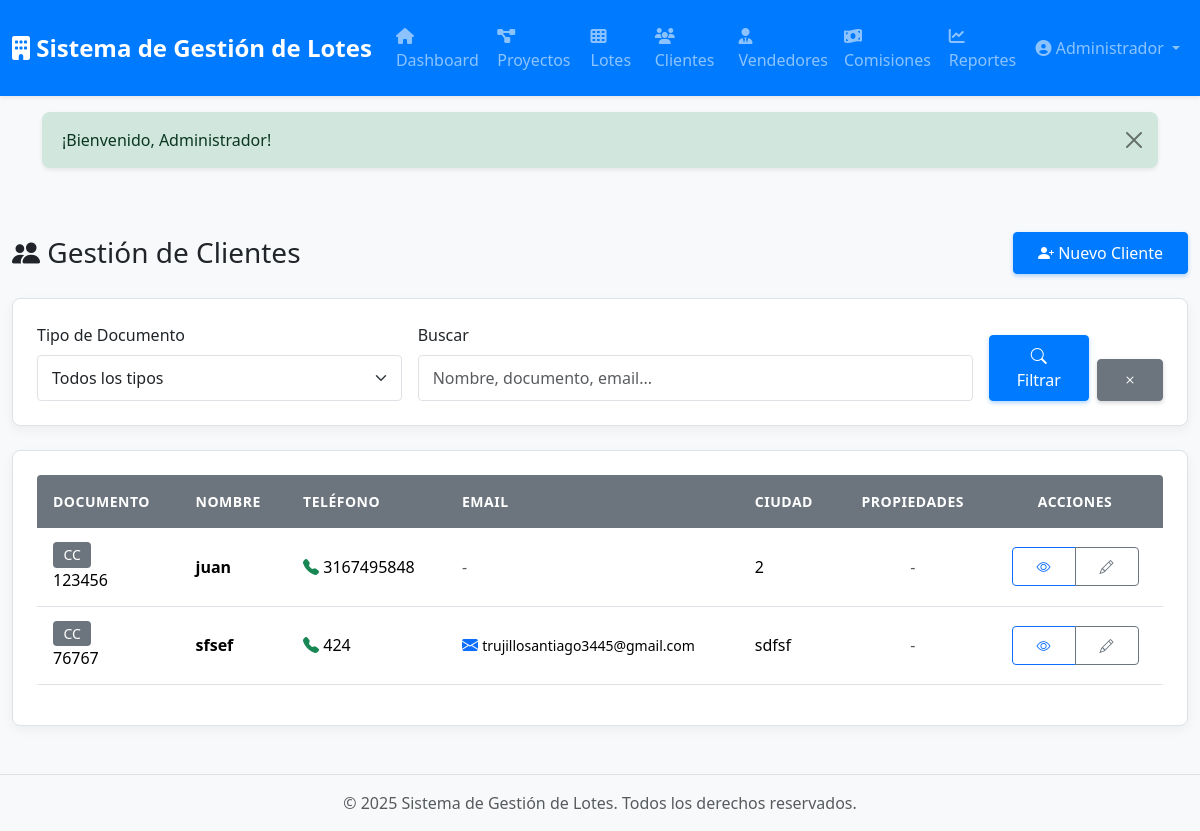
The app's page /clientes (signed in) with its own data.
### tables this page shows
CREATE TABLE `clientes` (
  `id` int(10) UNSIGNED NOT NULL,
  `tipo_documento` enum('CC','NIT','CE','pasaporte') DEFAULT 'CC',
  `numero_documento` varchar(50) NOT NULL COMMENT 'Documento de identidad',
  `nombre` varchar(200) NOT NULL,
  `telefono` varchar(20) DEFAULT NULL,
  `email` varchar(150) DEFAULT NULL,
  `direccion` varchar(255) DEFAULT NULL,
  `ciudad` varchar(100) DEFAULT NULL,
  `observaciones` text DEFAULT NULL,
  `created_at` timestamp NULL DEFAULT current_timestamp(),
  `updated_at` timestamp NULL DEFAULT current_timestamp() ON UPDATE current_timestamp()
);

### app/Views/clientes/index.php (the view, shortened to what the rows shown need)
<div class="container-fluid py-4">
    <div class="d-flex justify-content-between align-items-center mb-4">
        <h1 class="h3 mb-0">
            <i class="bi bi-people-fill"></i> Gestión de Clientes
        </h1>
        <?php if (can('crear_clientes')): ?>
        <a href="/clientes/create" class="btn btn-primary">
            <i class="bi bi-person-plus-fill"></i> Nuevo Cliente
        </a>
        <?php endif; ?>
    </div>
    <div class="card mb-4">
        <div class="card-body">
            <form method="GET" action="/clientes" class="row g-3">
                <div class="col-md-4">
                    <label for="tipo_documento" class="form-label">Tipo de Documento</label>
                    <select name="tipo_documento" id="tipo_documento" class="form-select">
                        <option value="">Todos los tipos</option>
                    </select>
                </div>
                <div class="col-md-6">
                    <label for="search" class="form-label">Buscar</label>
                    <input type="text" name="search" id="search" class="form-control"
                           placeholder="Nombre, documento, email..."
                           value="<?= isset($filtros['search']) ? htmlspecialchars($filtros['search']) : '' ?>">
                </div>
                <div class="col-md-2 d-flex align-items-end">
                    <button type="submit" class="btn btn-primary w-100 me-2">
                        <i class="bi bi-search"></i> Filtrar
                    </button>
                    <a href="/clientes" class="btn btn-secondary">
                        <i class="bi bi-x"></i>
                    </a>
                </div>
            </form>
        </div>
    </div>
    <div class="card">
        <div class="card-body">
            <?php if (empty($clientes['data'])): ?>
                <div class="alert alert-info">
                    <i class="bi bi-info-circle"></i> No se encontraron clientes con los filtros seleccionados.
                </div>
            <?php else: ?>
                <div class="table-responsive">
                    <table class="table table-hover align-middle">
                        <thead class="table-light">
                            <tr>
                                <th>Documento</th>
                                <th>Nombre</th>
                                <th>Teléfono</th>
                                <th>Email</th>
                                <th>Ciudad</th>
                                <th class="text-center">Propiedades</th>
                                <th class="text-center">Acciones</th>
                            </tr>
                        </thead>
                        <tbody>
                            <?php foreach ($clientes['data'] as $cliente): ?>
                                <tr>
                                    <td>
                                        <span class="badge bg-secondary"><?= htmlspecialchars($cliente['tipo_documento']) ?></span>
                                        <br><?= htmlspecialchars($cliente['numero_documento']) ?>
                                    </td>
                                    <td>
                                        <strong><?= htmlspecialchars($cliente['nombre']) ?></strong>
                                    </td>
                                    <td>
                                        <?php if (!empty($cliente['telefono'])): ?>
                                            <i class="bi bi-telephone-fill text-success"></i>
                                            <?= htmlspecialchars($cliente['telefono']) ?>
                                        <?php else: ?>
                                            <span class="text-muted">-</span>
                                        <?php endif; ?>
                                    </td>
                                    <td>
                                        <?php if (!empty($cliente['email'])): ?>
                                            <i class="bi bi-envelope-fill text-primary"></i>
                                            <small><?= htmlspecialchars($cliente['email']) ?></small>
                                        <?php else: ?>
                                            <span class="text-muted">-</span>
                                        <?php endif; ?>
                                    </td>
                                    <td><?= htmlspecialchars($cliente['ciudad'] ?? '-') ?></td>
                                    <td class="text-center">
                                        <?php if ($cliente['total_propiedades'] > 0): ?>
                                            <span class="badge bg-info">
                                                <?= $cliente['total_propiedades'] ?>
                                                <?= $cliente['total_propiedades'] == 1 ? 'propiedad' : 'propiedades' ?>
                                            </span>
                                        <?php else: ?>
                                            <span class="text-muted">-</span>
                                        <?php endif; ?>
                                    </td>
                                    <td class="text-center">
                                        <div class="btn-group btn-group-sm" role="group">
                                            <a href="/clientes/show/<?= $cliente['id'] ?>"
                                               class="btn btn-outline-primary"
                                               data-bs-toggle="tooltip"
                                               title="Ver detalle">
                                                <i class="bi bi-eye"></i>
                                            </a>
                                            <?php if (can('editar_clientes')): ?>
                                            <a href="/clientes/edit/<?= $cliente['id'] ?>"
                                               class="btn btn-outline-secondary"
                                               data-bs-toggle="tooltip"
                                               title="Editar">
                                                <i class="bi bi-pencil"></i>
                                            </a>
                                            <?php endif; ?>
                                        </div>
                                    </td>
                                </tr>
                            <?php endforeach; ?>
                        </tbody>
                    </table>
                </div>
            <?php endif; ?>
        </div>
    </div>
</div>

### core/Router.php (shortened to what the rows shown need)
<?php
class Router
{
    private $routes = [];
    public function __construct($baseUrl = '')
    {
        $this->baseUrl = rtrim($baseUrl, '/');
    }
    private function addRoute($method, $uri, $handler)
    {
        $uri = '/' . trim($uri, '/');
        $this->routes[] = [
            'method' => $method,
            'uri' => $uri,
            'handler' => $handler,
            'pattern' => $this->convertUriToPattern($uri)
        ];
    }
    private function convertUriToPattern($uri)
    {
        $pattern = preg_replace('/\{([a-z_]+)\}/', '([^/]+)', $uri);
        return '#^' . $pattern . '$#';
    }
    public function dispatch()
    {
        $requestMethod = $_SERVER['REQUEST_METHOD'];
        $requestUri = $this->getRequestUri();
        foreach ($this->routes as $route) {
            if ($route['method'] !== $requestMethod) {
                continue;
            }
            if (preg_match($route['pattern'], $requestUri, $matches)) {
                array_shift($matches);
                return $this->callHandler($route['handler'], $matches);
            }
        }
    }
    private function getRequestUri()
    {
        $uri = parse_url($_SERVER['REQUEST_URI'], PHP_URL_PATH);
        return '/' . trim($uri, '/');
    }
    private function callHandler($handler, $params = [])
    {
        if (is_string($handler) && strpos($handler, '@') !== false) {
            list($controller, $method) = explode('@', $handler);
            $controllerInstance = new $controllerClass();
            return call_user_func_array([$controllerInstance, $method], $params);
        }
        throw new Exception("Invalid route handler");
    }
}

### records on screen
clientes: tipo_documento "CC", numero_documento "123456", nombre "juan", telefono "3167495848", ciudad "2"
clientes: tipo_documento "CC", numero_documento "76767", nombre "sfsef", telefono "424", email "trujillosantiago3445@gmail.com", ciudad "sdfsf"
